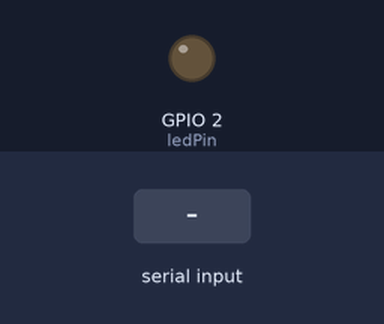
Recording of a sketch running on a simulated ESP32. Parts: output pins drawn as LEDs (lit = HIGH). The inputs (shaded band) are chosen by the test bench. What the sketch prints to the serial monitor is not drawn.

Above: at 3.8 s.
3.9 s: "Task 2:\n" received over Serial
At 5.6 s:
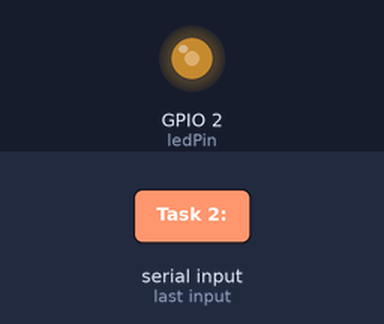
6.9 s: "5\n" received over Serial
At 9.3 s:
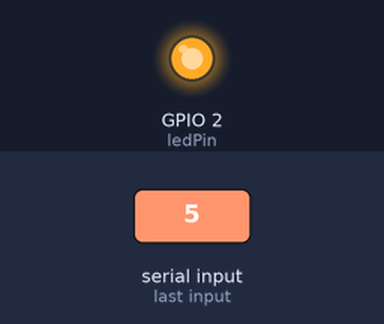
9.9 s: "0\n" received over Serial
Timing chart, 0 to 18.9 s (numbered marks = the images above; inputs shaded):
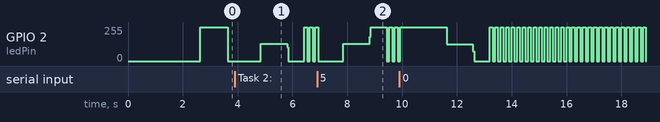

The sketch:

PREEMPTIVE_SCHEDULING_EXERCISE.ino
```cpp
#define STACK_SIZE 1024 //the stack size is being declared here
int grblinkrate=0; //globalvariable storing the blinkrate
const int ledPin = 2;

//configuring the CORE NUMBER FOR RUNNING MY APPLICATION
#if CONFIG_FREERTOS_UNICORE
  static const BaseType_t app_cpu = 0;
#else
  static const BaseType_t app_cpu = 1;
#endif

//Declaring the taskhandler
static TaskHandle_t task_1 = NULL;
static TaskHandle_t task_2 = NULL;

void StartTask1(void *parameter)
{
    while(1)
    {
      //Serial.println("Task 1");
      int lrblinkrate=grblinkrate;
      if(lrblinkrate==0)
      {
        digitalWrite(ledPin,HIGH);
        vTaskDelay(1000/portTICK_PERIOD_MS);
        digitalWrite(ledPin,LOW);
        vTaskDelay(1000/portTICK_PERIOD_MS);
      }
      else
      {
        digitalWrite(ledPin,HIGH);
        vTaskDelay(lrblinkrate/portTICK_PERIOD_MS);
        digitalWrite(ledPin,LOW);
        vTaskDelay(lrblinkrate/portTICK_PERIOD_MS);
      }

    }
}

void StartTask2(void *parameter)
{
    while (1)
    {
        //Serial.println("Task 2:");
        //Serial.print("Current Blink Rate: ");
        Serial.println(grblinkrate);

        if (Serial.available() > 0)
        {
            int inputRate = Serial.parseInt(); // Parse the input as an integer
            if (inputRate > 0) // Validate the input
            {
                grblinkrate = inputRate;
                Serial.print("Updated Blink Rate: ");
                Serial.println(grblinkrate);
            }
            else
            {
                Serial.println("Invalid Blink Rate! Enter a positive number.");
            }
        }

        //vTaskDelay(100 / portTICK_PERIOD_MS);
    }
}

void setup()
{
    pinMode(ledPin,OUTPUT);
    Serial.begin(300);
    vTaskDelay(1000/portTICK_PERIOD_MS);
    Serial.println("RUNTIME CONFIGURABLE LED BLINK RATE PROJECT USING RTOS : ");

    Serial.print("Setup and loop task running on core");
    Serial.println(xPortGetCoreID());
    Serial.print("with priority");
    Serial.println(uxTaskPriorityGet(NULL));
    xTaskCreatePinnedToCore(StartTask1,"Task 1",STACK_SIZE,NULL,2,&task_1,app_cpu);
    xTaskCreatePinnedToCore(StartTask2,"Task 2",STACK_SIZE,NULL,1,&task_2,app_cpu);
}

void loop() {
  // put your main code here, to run repeatedly:

}
```
